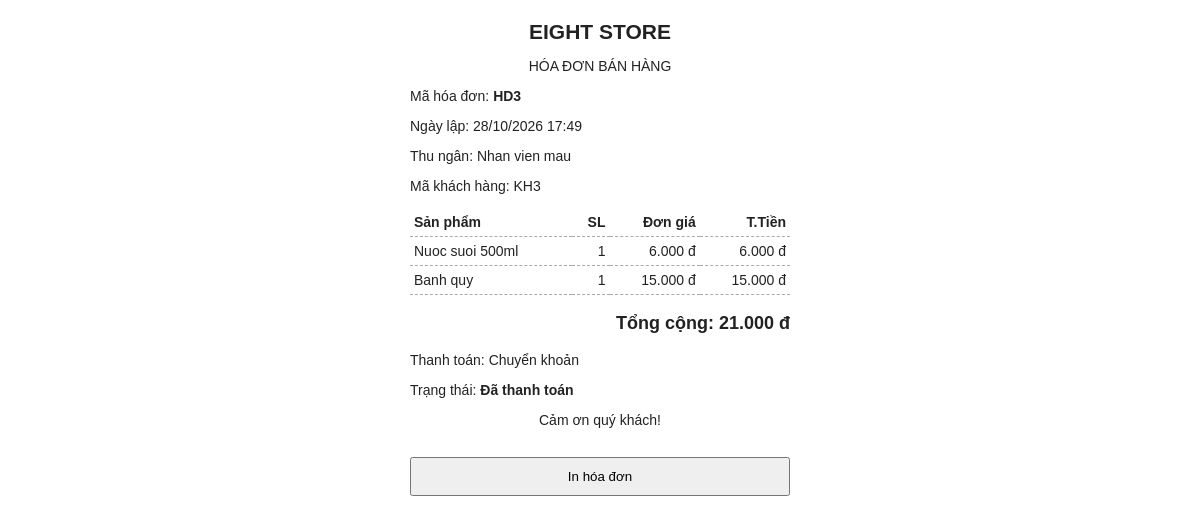
Screenshot of /ThanhToan/hoadon.php?id=3 with the database file from the repository.
### tables this page shows
CREATE TABLE `don_hang` (
  `ma_hoa_don` int(11) NOT NULL auto_increment,
  `ma_nhan_vien` int(11) NOT NULL,
  `ma_khach_hang` int(11) default NULL,
  `ma_ca` int(11) NOT NULL,
  `ngay_lap` datetime NOT NULL,
  `trang_thai` varchar(25) NOT NULL default 'ChoThanhToan',
  `tong_tien` decimal(14,2) NOT NULL default '0.00',
  `ly_do_huy` text,
  PRIMARY KEY  (`ma_hoa_don`),
  KEY `ma_nhan_vien` (`ma_nhan_vien`),
  KEY `ma_khach_hang` (`ma_khach_hang`),
  KEY `ma_ca` (`ma_ca`),
  CONSTRAINT `don_hang_ibfk_1` FOREIGN KEY (`ma_nhan_vien`) REFERENCES `nhan_vien` (`ma_nhan_vien`),
  CONSTRAINT `don_hang_ibfk_2` FOREIGN KEY (`ma_khach_hang`) REFERENCES `khach_hang` (`ma_khach_hang`),
  CONSTRAINT `don_hang_ibfk_3` FOREIGN KEY (`ma_ca`) REFERENCES `ca_lam_viec` (`ma_ca`)
);

CREATE TABLE `nhan_vien` (
  `ma_nhan_vien` int(11) NOT NULL auto_increment,
  `ten` varchar(120) NOT NULL,
  `cccd` varchar(20) NOT NULL,
  `gioi_tinh` varchar(10) default NULL,
  `sdt` varchar(20) default NULL,
  `ngay_sinh` date default NULL,
  `ten_dang_nhap` varchar(60) NOT NULL,
  `mat_khau` char(32) NOT NULL,
  `vai_tro` varchar(20) NOT NULL,
  `trang_thai` varchar(20) NOT NULL default 'HoatDong',
  PRIMARY KEY  (`ma_nhan_vien`),
  UNIQUE KEY `uq_cccd` (`cccd`),
  UNIQUE KEY `uq_username` (`ten_dang_nhap`)
);

CREATE TABLE `chi_tiet_don_hang` (
  `ma_hoa_don` int(11) NOT NULL,
  `ma_san_pham` int(11) NOT NULL,
  `so_luong` int(11) NOT NULL,
  `don_gia` decimal(12,2) NOT NULL,
  `thanh_tien` decimal(14,2) NOT NULL,
  PRIMARY KEY  (`ma_hoa_don`,`ma_san_pham`),
  KEY `ma_san_pham` (`ma_san_pham`),
  CONSTRAINT `chi_tiet_don_hang_ibfk_1` FOREIGN KEY (`ma_hoa_don`) REFERENCES `don_hang` (`ma_hoa_don`),
  CONSTRAINT `chi_tiet_don_hang_ibfk_2` FOREIGN KEY (`ma_san_pham`) REFERENCES `san_pham` (`ma_san_pham`)
);

CREATE TABLE `san_pham` (
  `ma_san_pham` int(11) NOT NULL auto_increment,
  `ten_san_pham` varchar(150) NOT NULL,
  `gia_ban` decimal(12,2) NOT NULL default '0.00',
  `trang_thai` varchar(20) NOT NULL default 'HoatDong',
  `muc_ton_toi_thieu` int(11) NOT NULL default '30',
  `muc_ton_muc_tieu` int(11) NOT NULL default '100',
  `so_luong_ton` int(11) NOT NULL default '0',
  `ma_nha_cung_cap` int(11) default NULL,
  PRIMARY KEY  (`ma_san_pham`),
  KEY `ix_sp_ncc` (`ma_nha_cung_cap`),
  CONSTRAINT `san_pham_ibfk_1` FOREIGN KEY (`ma_nha_cung_cap`) REFERENCES `nha_cung_cap` (`ma_nha_cung_cap`)
);

CREATE TABLE `thanh_toan` (
  `ma_thanh_toan` int(11) NOT NULL auto_increment,
  `ma_hoa_don` int(11) NOT NULL,
  `phuong_thuc_thanh_toan` varchar(30) NOT NULL,
  `so_tien` decimal(14,2) NOT NULL,
  `trang_thai` varchar(25) NOT NULL default 'ChoXacNhan',
  `thoi_gian` datetime NOT NULL,
  `ma_giao_dich_ngan_hang` varchar(100) default NULL,
  `ma_nhan_vien_xac_nhan` int(11) default NULL,
  PRIMARY KEY  (`ma_thanh_toan`),
  KEY `ma_hoa_don` (`ma_hoa_don`),
  KEY `ma_nhan_vien_xac_nhan` (`ma_nhan_vien_xac_nhan`),
  CONSTRAINT `thanh_toan_ibfk_1` FOREIGN KEY (`ma_hoa_don`) REFERENCES `don_hang` (`ma_hoa_don`),
  CONSTRAINT `thanh_toan_ibfk_2` FOREIGN KEY (`ma_nhan_vien_xac_nhan`) REFERENCES `nhan_vien` (`ma_nhan_vien`)
);

### ThanhToan/hoadon.php (the view, shortened to what this page needs)
<?php
require_once dirname(__FILE__) . '/clsketnoi.php';
$ma_hoa_don = isset($_GET['id']) ? intval($_GET['id']) : 0;
$kq = mysqli_query($conn, "SELECT d.ma_hoa_don, d.ngay_lap, d.trang_thai, d.tong_tien,
                                  nv.ten AS ten_nhan_vien, d.ma_khach_hang
                           FROM don_hang d
                           JOIN nhan_vien nv ON nv.ma_nhan_vien = d.ma_nhan_vien
                           WHERE d.ma_hoa_don = $ma_hoa_don");
$hd = $kq ? mysqli_fetch_assoc($kq) : null;
$ds_sp = mysqli_query($conn, "SELECT ct.ma_san_pham, sp.ten_san_pham, ct.so_luong, ct.don_gia, ct.thanh_tien
                              FROM chi_tiet_don_hang ct
                              JOIN san_pham sp ON sp.ma_san_pham = ct.ma_san_pham
                              WHERE ct.ma_hoa_don = $ma_hoa_don");
$kq_tt = mysqli_query($conn, "SELECT phuong_thuc_thanh_toan, trang_thai, thoi_gian, ma_giao_dich_ngan_hang
                              FROM thanh_toan WHERE ma_hoa_don = $ma_hoa_don
                              ORDER BY ma_thanh_toan DESC LIMIT 1");
$tt = $kq_tt ? mysqli_fetch_assoc($kq_tt) : null;
function tien($so)
{
    return number_format($so, 0, ',', '.') . ' đ';
}
$ten_phuong_thuc = array('TienMat' => 'Tiền mặt', 'ChuyenKhoan' => 'Chuyển khoản');
$ten_trang_thai = array('ChoThanhToan' => 'Chờ thanh toán', 'DaThanhToan' => 'Đã thanh toán', 'DaHuy' => 'Đã hủy');
?>
<!DOCTYPE html>
<html lang="vi">
<head>
</head>
<body>
    <h2>EIGHT STORE</h2>
    <p class="giua">HÓA ĐƠN BÁN HÀNG</p>
    <p>Mã hóa đơn: <b>HD<?php echo $hd['ma_hoa_don']; ?></b></p>
    <p>Ngày lập: <?php echo date('d/m/Y H:i', strtotime($hd['ngay_lap'])); ?></p>
    <p>Thu ngân: <?php echo htmlspecialchars($hd['ten_nhan_vien']); ?></p>
    <p>Mã khách hàng: <?php echo $hd['ma_khach_hang'] ? 'KH' . $hd['ma_khach_hang'] : 'Không có'; ?></p>
    <table>
        <tr><th>Sản phẩm</th><th class="so">SL</th><th class="so">Đơn giá</th><th class="so">T.Tiền</th></tr>
        <?php while ($sp = mysqli_fetch_assoc($ds_sp)) { ?>
        <tr>
            <td><?php echo htmlspecialchars($sp['ten_san_pham']); ?></td>
            <td class="so"><?php echo $sp['so_luong']; ?></td>
            <td class="so"><?php echo tien($sp['don_gia']); ?></td>
            <td class="so"><?php echo tien($sp['thanh_tien']); ?></td>
        </tr>
        <?php } ?>
    </table>
    <p class="tong">Tổng cộng: <?php echo tien($hd['tong_tien']); ?></p>
    <?php if ($tt) { ?>
    <p>Thanh toán: <?php echo isset($ten_phuong_thuc[$tt['phuong_thuc_thanh_toan']]) ? $ten_phuong_thuc[$tt['phuong_thuc_thanh_toan']] : $tt['phuong_thuc_thanh_toan']; ?></p>
    <?php } ?>
    <p>Trạng thái: <b><?php echo isset($ten_trang_thai[$hd['trang_thai']]) ? $ten_trang_thai[$hd['trang_thai']] : $hd['trang_thai']; ?></b></p>
    <p class="giua">Cảm ơn quý khách!</p>
    <button onclick="window.print()">In hóa đơn</button>
</body>
</html>

### ThanhToan/hoadon.php (style rules this page uses)
body { font-family: Arial, sans-serif; width: 380px; margin: 20px auto; color: #222; font-size: 14px; }
h2 { text-align: center; margin-bottom: 4px; }
.giua { text-align: center; }
table { width: 100%; border-collapse: collapse; margin: 12px 0; }
th, td { padding: 6px 4px; border-bottom: 1px dashed #aaa; text-align: left; }
td.so, th.so { text-align: right; }
.tong { font-size: 18px; font-weight: bold; text-align: right; }
button { margin-top: 15px; width: 100%; padding: 10px; cursor: pointer; }

### rows the page displays
don_hang: ma_hoa_don "3", ngay_lap "28/10/2026 17:49", ma_nhan_vien.ten "Nhan vien mau", ma_khach_hang "3", tong_tien "21.000 đ", trang_thai "Đã thanh toán"
chi_tiet_don_hang: ma_san_pham.ten_san_pham "Nuoc suoi 500ml", so_luong "1", don_gia "6.000 đ", thanh_tien "6.000 đ"
chi_tiet_don_hang: ma_san_pham.ten_san_pham "Banh quy", so_luong "1", don_gia "15.000 đ", thanh_tien "15.000 đ"
thanh_toan: phuong_thuc_thanh_toan "Chuyển khoản"
